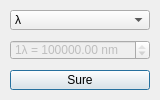
<?xml version="1.0" encoding="UTF-8"?>
<ui version="4.0">
 <class>Unit_setting_dialog</class>
 <widget class="QDialog" name="Unit_setting_dialog">
  <property name="geometry">
   <rect>
    <x>0</x>
    <y>0</y>
    <width>160</width>
    <height>100</height>
   </rect>
  </property>
  <property name="windowTitle">
   <string>Dialog</string>
  </property>
  <widget class="QComboBox" name="comboBox">
   <property name="geometry">
    <rect>
     <x>10</x>
     <y>10</y>
     <width>140</width>
     <height>20</height>
    </rect>
   </property>
   <item>
    <property name="text">
     <string>λ</string>
    </property>
   </item>
   <item>
    <property name="text">
     <string>fr</string>
    </property>
   </item>
   <item>
    <property name="text">
     <string>nm</string>
    </property>
   </item>
   <item>
    <property name="text">
     <string>μm</string>
    </property>
   </item>
   <item>
    <property name="text">
     <string>mm</string>
    </property>
   </item>
  </widget>
  <widget class="QDoubleSpinBox" name="doubleSpinBox">
   <property name="enabled">
    <bool>false</bool>
   </property>
   <property name="geometry">
    <rect>
     <x>10</x>
     <y>40</y>
     <width>140</width>
     <height>20</height>
    </rect>
   </property>
   <property name="prefix">
    <string>1λ = </string>
   </property>
   <property name="suffix">
    <string> nm</string>
   </property>
   <property name="maximum">
    <double>1000000.000000000000000</double>
   </property>
   <property name="singleStep">
    <double>0.100000000000000</double>
   </property>
   <property name="value">
    <double>1000000.000000000000000</double>
   </property>
  </widget>
  <widget class="QPushButton" name="sureBtn">
   <property name="geometry">
    <rect>
     <x>10</x>
     <y>70</y>
     <width>140</width>
     <height>20</height>
    </rect>
   </property>
   <property name="text">
    <string>Sure</string>
   </property>
  </widget>
 </widget>
 <resources/>
 <connections/>
</ui>
